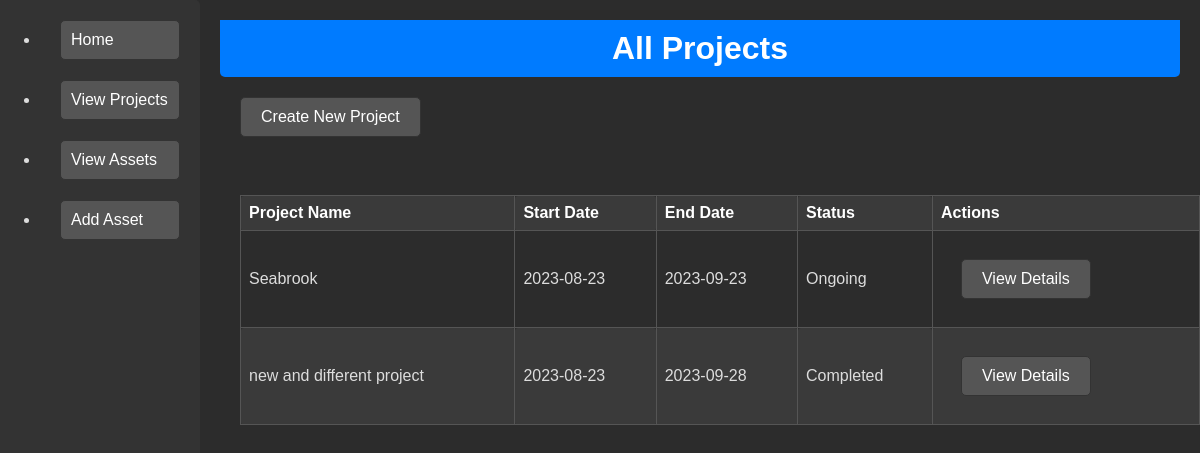
The app's page /view_projects with its own data.
### tables this page shows
CREATE TABLE Projects (
    ProjectID INTEGER PRIMARY KEY AUTOINCREMENT,
    ProjectName TEXT NOT NULL,
    ProjectDescription TEXT,
    StartDate DATE,
    EndDate DATE,
    Status TEXT
);

### app/routes.py (the view)
@app.route('/view_projects', methods=['GET'])
def view_projects():
    db_path = os.path.join('Databases', '3d_project_database.db')
    db_path = os.path.join(os.path.dirname(__file__), db_path)
    conn = sqlite3.connect(db_path)
    cursor = conn.cursor()
    cursor.execute('SELECT * FROM Projects')
    projects = cursor.fetchall()
    conn.close()
    return render_template('view_projects.html', projects=projects)

### app/static/templates/view_projects.html
{% extends "base.html" %}
{% block content %}
<div>
    <h1>All Projects</h1>
<a href="{{ url_for('create_project') }}" class="btn btn-primary">Create New Project</a><br><br>
    <table border="1">
        <thead>
            <tr>
                <th>Project Name</th>
                <th>Start Date</th>
                <th>End Date</th>
                <th>Status</th>
                <th>Actions</th>
            </tr>
        </thead>
        <tbody>
            {% for project in projects %}
            <tr>
                <td>{{ project[1] }}</td>
                <td>{{ project[3] }}</td>
                <td>{{ project[4] }}</td>
                <td>{{ project[5] }}</td>
                <td>
                    <a href="{{ url_for('view_project', project_id=project[0]) }}">View Details</a>
                </td>
            </tr>
            {% endfor %}
        </tbody>
    </table>
</div>
{% endblock %}

### app/static/css/styles.css (style rules this page uses)
body { font-family: Arial, sans-serif; margin: 0; padding: 0; }
h1 { background-color: #007BFF; color: white; margin: 0; padding: 10px 0; text-align: center; }
h1 { border-radius: 0 0 5px 5px; }
a { background-color: #007BFF; border: 1px solid #0056b3; color: white; display: inline-block; margin: 20px; padding: 10px 20px; text-decoration: none; transition: background-color 0.3s; }
table { border-collapse: collapse; margin: 20px; width: 100%; }
th, td { border: 1px solid #ddd; padding: 8px; }
tr:nth-child(even) { background-color: #f2f2f2; }
th { background-color: #007BFF; color: white; text-align: left; }
th, td { border-radius: 3px; }
body { background-color: #2c2c2c; color: #ddd; display: flex; flex-direction: row; }
table, th, td { border-color: #555; }
th, tr:nth-child(even) { background-color: #3a3a3a; }
a { background-color: #555; border-color: #333; }
a, form input[type="text"], form input[type="submit"] { border-radius: 5px; }

### records on screen
Projects: ProjectName "Seabrook", StartDate "2023-08-23", EndDate "2023-09-23", Status "Ongoing"
Projects: ProjectName "new and different project", StartDate "2023-08-23", EndDate "2023-09-28", Status "Completed"
